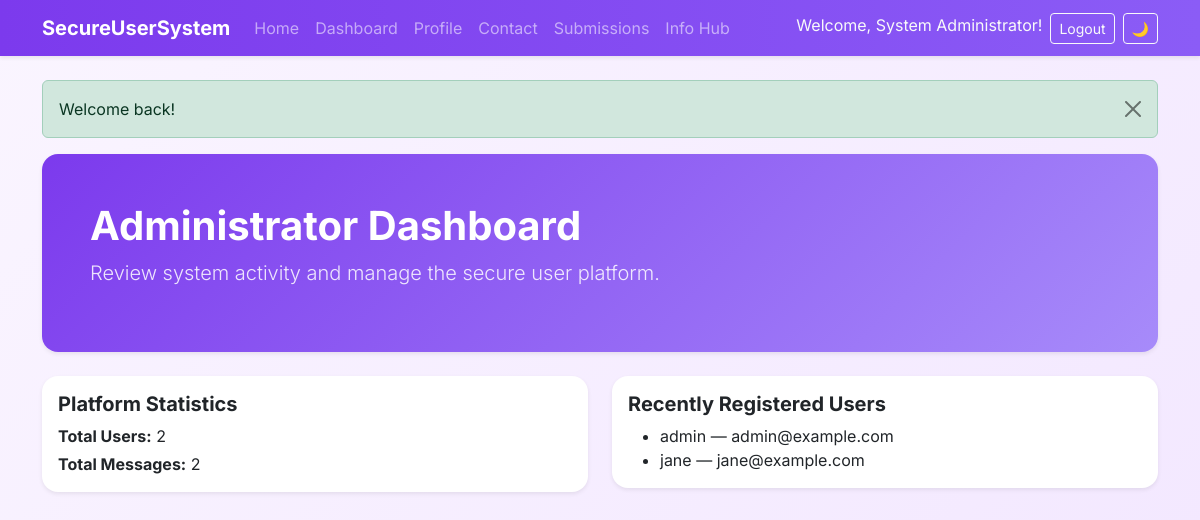
Page /admin_dashboard.php (signed in) on the committed database.
### tables this page shows
CREATE TABLE users (
    id INT PRIMARY KEY AUTO_INCREMENT,
    username VARCHAR(50) NOT NULL UNIQUE,
    fullname VARCHAR(100) NOT NULL,
    email VARCHAR(100) NOT NULL UNIQUE,
    password VARCHAR(255) NOT NULL,
    role ENUM('user', 'admin') NOT NULL DEFAULT 'user',
    created_at TIMESTAMP DEFAULT CURRENT_TIMESTAMP
);

### admin_dashboard.php (the view, shortened to what this page needs)
<?php
include __DIR__ . '/includes/header.php';
$pdo = get_db();
$totalUsers = $pdo->query('SELECT COUNT(*) FROM users')->fetchColumn();
$totalMessages = $pdo->query('SELECT COUNT(*) FROM contact_messages')->fetchColumn();
$latestUsers = $pdo->query('SELECT username, email, created_at FROM users ORDER BY created_at DESC LIMIT 5')->fetchAll();
?>
<div class="hero-section p-5 rounded-4 shadow-sm mb-4">
    <h1 class="display-6 fw-bold">Administrator Dashboard</h1>
    <p class="lead text-muted">Review system activity and manage the secure user platform.</p>
</div>
<div class="row g-4 mb-4">
    <div class="col-md-6">
        <div class="card shadow-sm border-0 rounded-4">
            <div class="card-body">
                <h5 class="fw-bold">Platform Statistics</h5>
                <p class="mb-1"><strong>Total Users:</strong> <?= e($totalUsers) ?></p>
                <p class="mb-0"><strong>Total Messages:</strong> <?= e($totalMessages) ?></p>
            </div>
        </div>
    </div>
    <div class="col-md-6">
        <div class="card shadow-sm border-0 rounded-4">
            <div class="card-body">
                <h5 class="fw-bold">Recently Registered Users</h5>
                <ul class="mb-0">
                    <?php foreach ($latestUsers as $user): ?>
                        <li><?= e($user['username']) ?> — <?= e($user['email']) ?></li>
                    <?php endforeach; ?>
                </ul>
            </div>
        </div>
    </div>
</div>
<?php include __DIR__ . '/includes/footer.php'; ?>

### assets/css/style.css (style rules this page uses)
body { font-family: 'Inter', sans-serif; background: linear-gradient(135deg, #faf5ff 0%, #f3e8ff 100%); color: #233142; }
.hero-section { background: linear-gradient(135deg, #7c3aed 0%, #a78bfa 100%); color: white; }
.hero-section .lead, .hero-section .text-muted { color: rgba(255, 255, 255, 0.85) !important; }
.card { transition: transform 0.2s ease, box-shadow 0.2s ease; }

### rows in the picture
users: username "admin", email "admin@example.com"
users: username "jane", email "jane@example.com"

### other values in the picture
$userName "System Administrator"
$_SESSION[$type] "Welcome back!"
$totalUsers "2"
$totalMessages "2"
